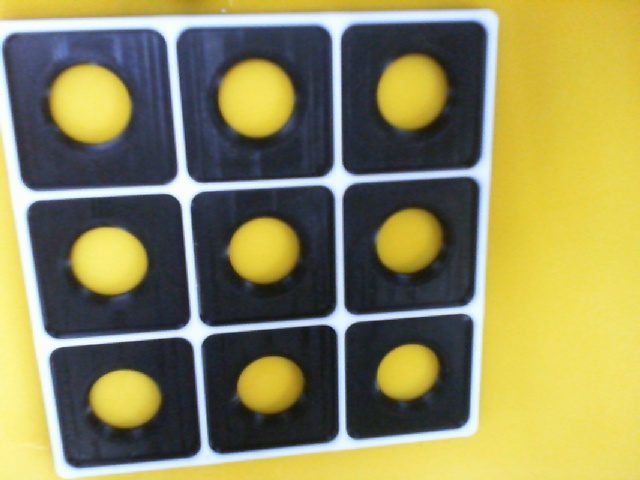
#> input picture test_images/62942a32-ball_20260529_141326_742675.jpg, 640 x 480 px
$ python -i board_detector.py   (imports and definitions only)
#> lines starting #> are read from the running program, lines starting #| are printed output that depends on the picture; after the words box and inside, x2 and y2 are one past the last pixel; in counts of white or black regions, pixels touching at a corner belong together
#> further down, picture is the input picture: shape (480, 640, 3); mean B, G, R 89.5, 137.6, 142
from __future__ import annotations

from dataclasses import dataclass

import cv2
import numpy as np

from .perspective import PerspectiveTransform, build_transform, order_points


@dataclass(frozen=True)
class BoardDetectionResult:
    """Result of board localization on the source frame."""

    found: bool
    corners: np.ndarray
    score: float
    method: str
    contour_area: float
    fallback: bool = False

    def build_transform(self, board_size: int | tuple[int, int]) -> PerspectiveTransform:
        return build_transform(self.corners, board_size)


class BoardDetector:
    """Detect the outer Tic-Tac-Toe board as a quadrilateral.

    The detector uses a two-pass strategy: edge contours first, then a thresholded
    fallback when lighting makes the edge map weak.
    """

    def __init__(
        self,
        min_area_ratio: float = 0.12,
        canny_low: int = 40,
        canny_high: int = 120,
        blur_size: int = 5,
        adaptive_block_size: int = 31,
        adaptive_c: int = 5,
        contour_epsilon_ratio: float = 0.02,
    ) -> None:
        self.min_area_ratio = min_area_ratio
        self.canny_low = canny_low
        self.canny_high = canny_high
        self.blur_size = blur_size if blur_size % 2 == 1 else blur_size + 1
        self.adaptive_block_size = adaptive_block_size if adaptive_block_size % 2 == 1 else adaptive_block_size + 1
        self.adaptive_c = adaptive_c
        self.contour_epsilon_ratio = contour_epsilon_ratio
        # Pre-allocated kernel reused every frame to avoid repeated numpy allocation.
        self._morph_kernel = np.ones((3, 3), dtype=np.uint8)

    def detect(self, frame: np.ndarray) -> BoardDetectionResult:
        height, width = frame.shape[:2]
#> height = 480; width = 640
        frame_area = float(height * width)
#> frame_area = 307200

        candidates: list[tuple[np.ndarray, float, str]] = []
        for method, mask in self._candidate_masks(frame):
            for contour in self._contours(mask):
                candidate = self._quadrilateral_from_contour(
                    contour, frame_area, method)
                if candidate is not None:
                    candidates.append(candidate)
#> this loop made 2 passes
#> method on pass 1: 'canny'
#> pass 1, ``:
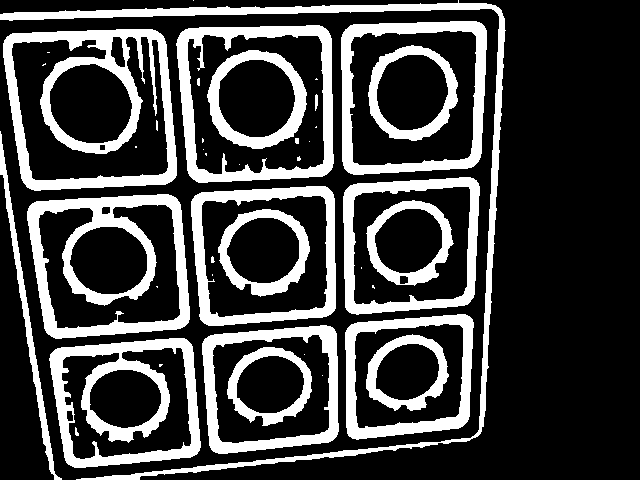
#> window '4 - Adaptive Threshold': shape (480, 640); 25.7% white; 42 white regions (19 under 20 px), largest, box (x1, y1, x2, y2) and area: (3, 29, 177, 191) 9157, (27, 194, 190, 339) 8043, (0, 0, 506, 480) 7962
#> after the loop, candidates = []

        if not candidates:
            fallback_corners = np.array(
                [[0.0, 0.0], [width - 1.0, 0.0],
                    [width - 1.0, height - 1.0], [0.0, height - 1.0]],
                dtype=np.float32,
            )
#> fallback_corners = [[0, 0], [639, 0], [639, 479], [0, 479]]
            # [12 lines of commented-out code are left out]
            return BoardDetectionResult(
                found=False,
                corners=fallback_corners,
                score=0.0,
                method="fallback-frame",
                contour_area=frame_area,
                fallback=True,
            )

        corners, area, method = max(candidates, key=lambda item: item[1])
        return BoardDetectionResult(
            found=True,
            corners=order_points(corners),
            score=min(1.0, area / frame_area),
            method=method,
            contour_area=area,
            fallback=False,
        )

    def _candidate_masks(self, frame: np.ndarray):
        # gray + blur computed once; both passes reuse the same blurred image.
        gray = cv2.cvtColor(frame, cv2.COLOR_BGR2GRAY)
        blurred = cv2.GaussianBlur(gray, (self.blur_size, self.blur_size), 0)

        edges = cv2.Canny(blurred, self.canny_low, self.canny_high)
        edges = cv2.morphologyEx(
            edges, cv2.MORPH_CLOSE, self._morph_kernel, iterations=2)
        yield "canny", edges

        adaptive = cv2.adaptiveThreshold(
            blurred,
            255,
            cv2.ADAPTIVE_THRESH_GAUSSIAN_C,
            cv2.THRESH_BINARY_INV,
            self.adaptive_block_size,
            self.adaptive_c,
        )
        adaptive = cv2.morphologyEx(
            adaptive, cv2.MORPH_CLOSE, self._morph_kernel, iterations=2)
        cv2.imshow("4 - Adaptive Threshold", adaptive)
        cv2.waitKey(1)   # <-- needed to flush all imshow windows
        yield "adaptive", adaptive

    def _contours(self, mask: np.ndarray):
        # Modern OpenCV always returns a 2-tuple (contours, hierarchy).
        contours, _ = cv2.findContours(
            mask, cv2.RETR_EXTERNAL, cv2.CHAIN_APPROX_SIMPLE)
        return contours

    def _quadrilateral_from_contour(
        self,
        contour: np.ndarray,
        frame_area: float,
        method: str,
    ) -> tuple[np.ndarray, float, str] | None:
        area = abs(cv2.contourArea(contour))
        if area < frame_area * self.min_area_ratio:
            return None

        perimeter = cv2.arcLength(contour, True)
        if perimeter <= 0:
            return None

        approximation = cv2.approxPolyDP(
            contour, self.contour_epsilon_ratio * perimeter, True)
        if len(approximation) == 4 and cv2.isContourConvex(approximation):
            return approximation.reshape(4, 2).astype(np.float32), area, method

        if len(contour) >= 4:
            rect = cv2.minAreaRect(contour)
            box = cv2.boxPoints(rect).astype(np.float32)
            return box, area * 0.9, f"{method}-minrect"

        return None

>>> import cv2
>>> picture = cv2.imread('../../test_images/62942a32-ball_20260529_141326_742675.jpg')
>>> result = BoardDetector().detect(picture)

$ run again, on test_images/b8a91def-ball_20260529_141406_294289.jpg
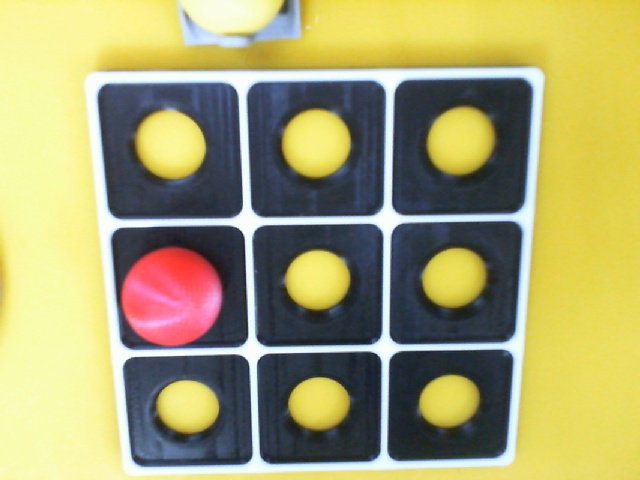
#> input picture test_images/b8a91def-ball_20260529_141406_294289.jpg, 640 x 480 px
#> picture is the input picture: shape (480, 640, 3); mean B, G, R 111.7, 162.7, 167
#> the loop in detect, `for method, mask in self._candidate_masks(frame):` made 2 passes
#> method on pass 1: 'canny'
#> pass 1, ``:
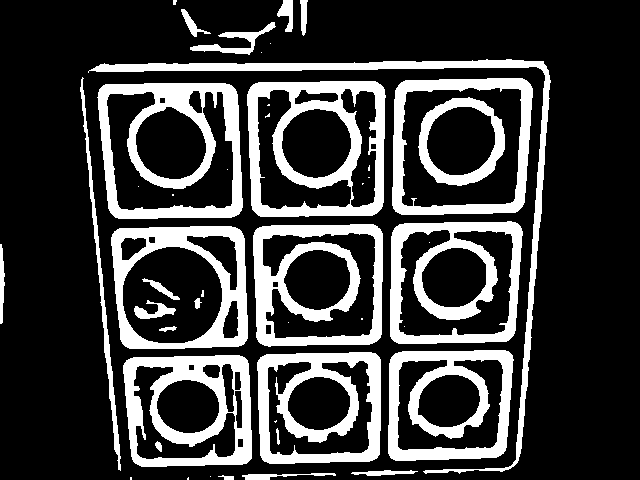
#> window '4 - Adaptive Threshold': shape (480, 640); 23.8% white; 46 white regions (20 under 20 px), largest, box (x1, y1, x2, y2) and area: (247, 81, 386, 217) 7833, (97, 83, 243, 219) 7755, (253, 224, 383, 347) 6858
#> after the loop in detect, `for method, mask in self._candidate_masks(frame):`: candidates = []
